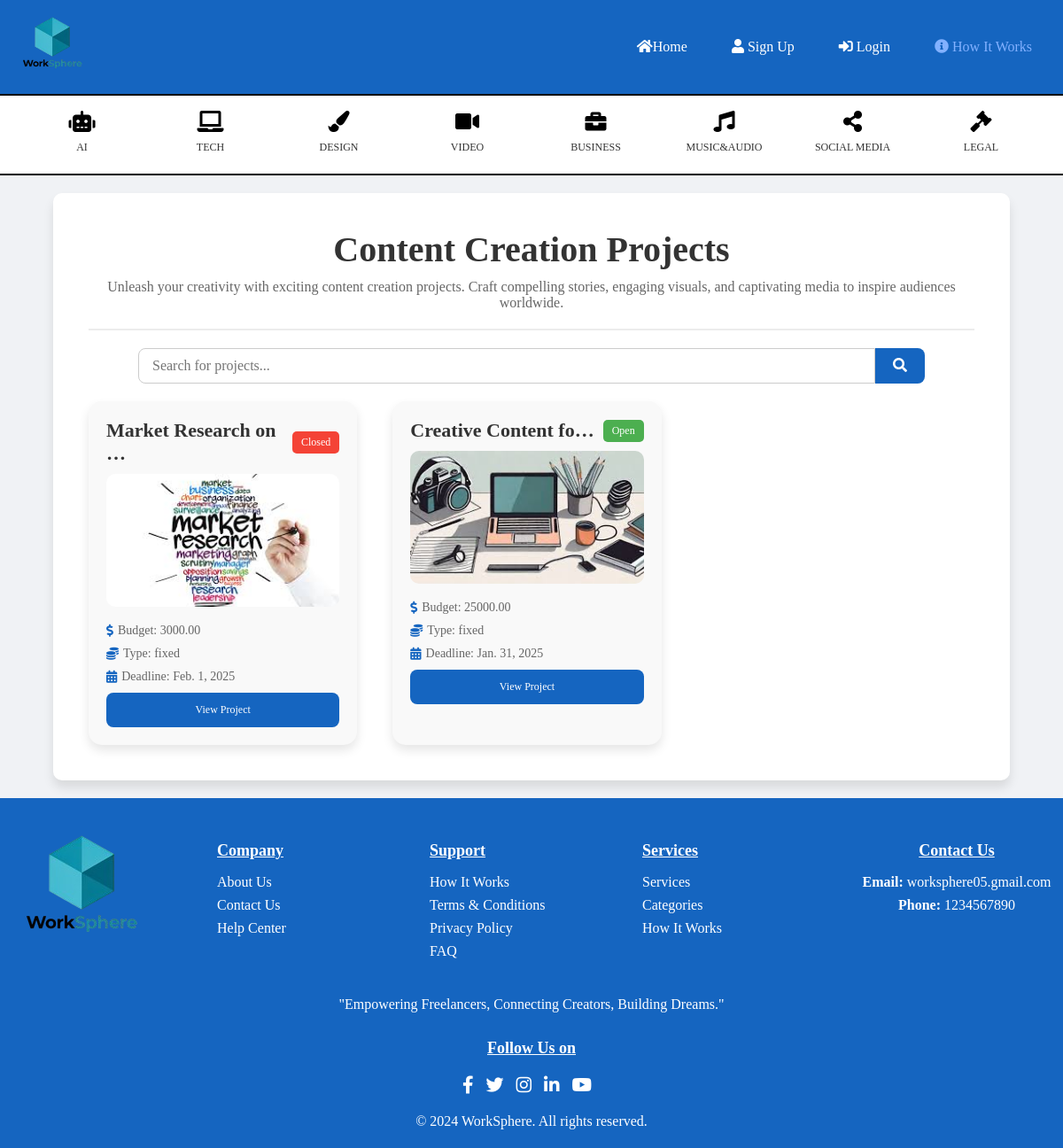
Screenshot of /categories/content_creation/ with the database file from the repository.
### client/models.py (models this page shows, shortened)
class ClientPostProject(models.Model):
    EXPERIENCE_LEVEL_CHOICES = [
        ('entry', 'Entry Level'),
        ('intermediate', 'Intermediate Level'),
        ('expert', 'Expert Level'),
    ]
    BUDGET_TYPE_CHOICES = [
        ('fixed', 'Fixed Price'),
        ('hourly', 'Hourly'),
    ]
    CATEGORY_CHOICES = [
        ('ai_developement', 'AI Development'),
        ('animation', 'Animation'),
        ('business_strategy', 'Business Strategy'),
        ('content_creation', 'Content Creation'),
        ('contract_drafting', 'Contract Drafting'),
        ('graphic_design', 'Graphic Design'),
        ('legal_consulting', 'Legal Consulting'),
        ('logo_design', 'Logo Design'),
        ('machine_learning', 'Machine Learning'),
        ('market_research', 'Market Research'),
        ('social_media_marketing', 'Social Media Marketing'),
        ('software_development', 'Software Development'),
        ('video_editing', 'Video Editing'),
        ('web_development', 'Web Development'),
        ('music_composition', 'Music Composition'),
        ('lyric_writting', 'Lyric Writing'),
    ]
    client = models.ForeignKey(ClientRegisterLogin, on_delete=models.CASCADE, related_name='projects', null=True)
    title = models.CharField(max_length=255, help_text="Title of the project")
    description = models.TextField(help_text="Detailed description of the project")
    category = models.CharField(max_length=50, choices=CATEGORY_CHOICES, help_text="Project category")
    budget = models.DecimalField(max_digits=20, decimal_places=2, help_text="Project budget (fixed or hourly)")
    budget_type = models.CharField(max_length=10, choices=BUDGET_TYPE_CHOICES, help_text="Budget type")
    deadline = models.DateField(help_text="Deadline for project completion")
    skills_required = models.CharField(max_length=255, help_text="Skills required for the project")
    attachments = models.FileField(upload_to="project_attachments/", blank=True, null=True, help_text="Project-related files")
    photo = models.ImageField(upload_to="project_photos/", blank=True, null=True, help_text="Project-related photo")
    experience_level = models.CharField(max_length=15, choices=EXPERIENCE_LEVEL_CHOICES, help_text="Required experience level for freelancers")
    created_at = models.DateTimeField(auto_now_add=True, help_text="Time when the project was posted")
    status = models.CharField(max_length=10, null=True)

### categories/views.py (the view)
# urls.py: path('content_creation/', views.content_creation, name='content_creation'),
def content_creation(request):
    query = request.GET.get('q', '')  # Get search query from the GET request
    machine = ClientPostProject.objects.filter(category='content_creation')  # Filter only Machine Learning projects
    if query:
        machine = machine.filter(title__icontains=query)  # Apply search filter on project titles
    context ={
        'machine': machine,
        'query': query
    }
    return render(request, 'content_creation.html', context)

### categories/templates/content_creation.html (shortened to what this page needs)
{% extends 'header_footer.html' %}
{% block content %}
<!DOCTYPE html>
<html lang="en">
<head>
  <link rel="stylesheet" href="https://cdnjs.cloudflare.com/ajax/libs/font-awesome/5.15.4/css/all.min.css">
</head>
<body>
  <div class="projects-container">
    <div class="projects-header">
      <h2>Content Creation Projects</h2>
      <p>Unleash your creativity with exciting content creation projects. Craft compelling stories, engaging visuals, and captivating media to inspire audiences worldwide.</p>
    </div>
    <form method="GET" action="">
      <div class="search-bar">
          <input type="text" name="q" placeholder="Search for projects..." value="{{ query }}">
          <button type="submit"><i class="fas fa-search"></i></button>
      </div>
    </form>
    <ul class="project-list">
      {% for content in machine %}
      <li class="project-card">
        <div class="project-header">
          <h3>{{ content.title | truncatechars:20 }}</h3>
          {% if content.status == "open" %}
          <span class="status-open">Open</span>
          {% else %}
          <span class="status-closed">Closed</span>
          {% endif %}
        </div>
        <img src="/media/{{content.photo}}" alt="Project Image">
        <div class="project-footer">
          <span><i class="fas fa-dollar-sign"></i> Budget: {{ content.budget }}</span>
          <span><i class="fas fa-coins"></i> Type: {{ content.budget_type }}</span>
          <span><i class="fas fa-calendar-alt"></i> Deadline: {{ content.deadline }}</span>
        </div>
        <a href="{% url 'project_view' content.id %}" class="view-details">View Project</a>
      </li>
      {% empty %}
      <p>No Content Creation projects available at the moment.</p>
      {% endfor %}
    </ul>
  </div>
</body>
</html>
{% endblock %}

### staticpage/templates/header_footer.html (style rules this page uses)
body { margin: 0; padding: 0; background-color: #f4f4f4; opacity: 0; animation: fadeIn 1s ease-in-out forwards; }

### categories/templates/content_creation.html (style rules this page uses)
body { margin: 0; background-color: #f0f2f5; color: #333; }
.projects-container { max-width: 1000px; margin: 20px auto; padding: 40px; background-color: #fff; border-radius: 10px; box-shadow: 0 8px 12px rgba(0, 0, 0, 0.1); }
.projects-header { text-align: center; border-bottom: 2px solid #ececec; padding-bottom: 20px; margin-bottom: 20px; }
.projects-header h2 { font-size: 40px; font-family: Candara; color: #333; font-weight: 600; margin: 0; }
.projects-header p { font-size: 16px; font-family: verdana; color: #666; margin: 10px 0 0; }
.search-bar { display: flex; justify-content: center; margin-bottom: 20px; }
.search-bar input { width: 80%; padding: 10px 15px; border: 1px solid #ccc; border-radius: 8px 0 0 8px; font-size: 16px; font-family: Candara; outline: none; }
.search-bar button { padding: 10px 20px; border: none; background-color: #1565c0; color: white; border-radius: 0 8px 8px 0; cursor: pointer; font-size: 16px; transition: background-color 0.3s ease; }
.project-list { list-style: none; padding: 0; margin: 0; display: flex; flex-wrap: wrap; gap: 40px; }
.project-card { background: #f9f9f9; padding: 20px; border-radius: 15px; width: calc(33.333% - 70px); box-shadow: 0 6px 12px rgba(0, 0, 0, 0.1); transition: transform 0.3s ease, box-shadow 0.3s ease; }
.project-card img { width: 100%; height: 150px; border-radius: 10px; object-fit: cover; margin-bottom: 15px; }
.project-header { display: flex; justify-content: space-between; align-items: center; margin-bottom: 10px; }
.project-header h3 { font-size: 22px; font-family: Candara; color: #333; margin: 0; }
.project-header span { padding: 5px 10px; border-radius: 5px; color: white; font-size: 12px; font-family: Candara; }
.project-header .status-open { background-color: #4caf50; }
.project-header .status-closed { background-color: #f44336; }
.project-footer { display: flex; flex-direction: column; gap: 10px; font-size: 14px; font-family: verdana; color: #666; }
.project-footer span { display: flex; align-items: center; }
.project-footer i { margin-right: 5px; color: #1565c0; }
.view-details { display: block; margin: 10px auto 0; padding: 12px 24px; background-color: #1565c0; color: white; border: none; border-radius: 8px; cursor: pointer; font-size: 12px; font-family: verdana; text-decoration: none; transition: background-color 0.3s ease, transform 0.3s ease; text-align: center; }

### rows the page displays
ClientPostProject: title "Market Research on …", status "Closed", photo (picture), budget "3000.00", budget_type "fixed", deadline "Feb. 1, 2025"
ClientPostProject: title "Creative Content fo…", status "Open", photo (picture), budget "25000.00", budget_type "fixed", deadline "Jan. 31, 2025"
